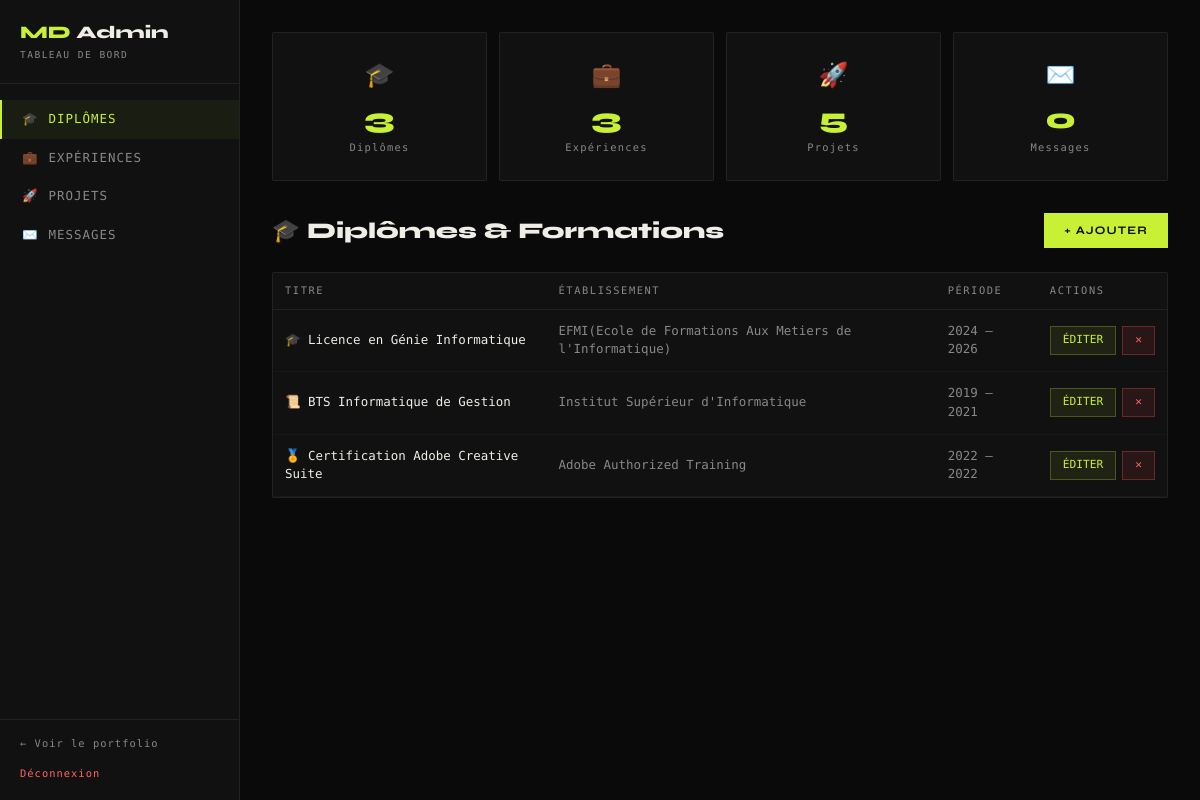
/admin/index.php (signed in), run on the app's committed database.
### tables this page shows
CREATE TABLE IF NOT EXISTS `diplomas` (
  `id` int UNSIGNED NOT NULL AUTO_INCREMENT,
  `title` varchar(200) NOT NULL,
  `institution` varchar(200) NOT NULL,
  `year_start` year NOT NULL,
  `year_end` year DEFAULT NULL COMMENT 'NULL = en cours',
  `description` text,
  `badge_icon` varchar(10) NOT NULL DEFAULT 0xF09F8E93,
  `sort_order` smallint NOT NULL DEFAULT '0',
  `created_at` timestamp NOT NULL DEFAULT CURRENT_TIMESTAMP,
  PRIMARY KEY (`id`)
);

### config.php (called while the page is built, shortened)
<?php
function h($s) { return htmlspecialchars((string)$s, ENT_QUOTES, 'UTF-8'); }

### admin/index.php (the view, shortened to what this page needs)
<?php
require_once '../config.php';
$pdo = db();
$tab = $_GET['tab'] ?? 'diplomas';
$diplomas    = $pdo->query("SELECT * FROM diplomas    ORDER BY sort_order,created_at DESC")->fetchAll();
$experiences = $pdo->query("SELECT * FROM experiences ORDER BY sort_order,created_at DESC")->fetchAll();
$projects    = $pdo->query("SELECT * FROM projects    ORDER BY sort_order,created_at DESC")->fetchAll();
$messages    = $pdo->query("SELECT * FROM contact_messages ORDER BY created_at DESC")->fetchAll();
$stats = [
    ['Diplômes',   count($diplomas),    '🎓'],
    ['Expériences',count($experiences), '💼'],
    ['Projets',    count($projects),    '🚀'],
    ['Messages',   count($messages),    '✉️'],
];
?>
<!DOCTYPE html>
<html lang="fr">
<head>
<script src="https://cdn.tailwindcss.com"></script>
</head>
<body>
<aside class="sidebar">
  <div style="padding:20px; border-bottom:1px solid var(--border)">
    <div style="font-family:'Syne',sans-serif;font-weight:800;font-size:1.1rem"><span style="color:var(--accent)">MD</span> Admin</div>
    <div style="font-size:0.6rem;letter-spacing:0.15em;color:var(--text2);margin-top:2px">TABLEAU DE BORD</div>
  </div>
  <nav style="padding:16px 0">
    <?php foreach(['diplomas'=>['🎓','DIPLÔMES'],'experiences'=>['💼','EXPÉRIENCES'],'projects'=>['🚀','PROJETS'],'messages'=>['✉️','MESSAGES']] as $key=>[$icon,$label]): ?>
    <a href="index.php?tab=<?= $key ?>" class="nav-link <?= $tab===$key?'active':'' ?>">
      <span><?= $icon ?></span> <?= $label ?>
    </a>
    <?php endforeach; ?>
  </nav>
  <div style="padding:16px 20px;border-top:1px solid var(--border);margin-top:auto;position:absolute;bottom:0;left:0;right:0">
    <a href="../index.php" style="font-size:0.65rem;letter-spacing:0.1em;color:var(--text2);display:block;margin-bottom:8px">← Voir le portfolio</a>
    <a href="logout.php" style="font-size:0.65rem;letter-spacing:0.1em;color:#ff6464">Déconnexion</a>
  </div>
</aside>
<main class="main">
  <div style="display:grid;grid-template-columns:repeat(4,1fr);gap:12px;margin-bottom:32px">
    <?php foreach($stats as [$label,$count,$icon]): ?>
    <div class="card" style="text-align:center">
      <div style="font-size:1.5rem;margin-bottom:4px"><?= $icon ?></div>
      <div style="font-family:'Syne',sans-serif;font-size:1.8rem;font-weight:800;color:var(--accent)"><?= $count ?></div>
      <div style="font-size:0.65rem;letter-spacing:0.12em;color:var(--text2)"><?= $label ?></div>
    </div>
    <?php endforeach; ?>
  </div>
  <?php if($tab === 'diplomas'): ?>
  <div class="flex items-center justify-between mb-6">
    <h1 style="font-family:'Syne',sans-serif;font-size:1.4rem;font-weight:800">🎓 Diplômes & Formations</h1>
    <button class="btn-a" onclick="openModal('modalDiploma')">+ AJOUTER</button>
  </div>
  <div class="card" style="padding:0;overflow:hidden">
    <table class="data-table">
      <thead><tr><th>TITRE</th><th>ÉTABLISSEMENT</th><th>PÉRIODE</th><th>ACTIONS</th></tr></thead>
      <tbody>
        <?php foreach($diplomas as $d): ?>
        <tr>
          <td class="td-main"><?= $d['badge_icon'] ?> <?= h($d['title']) ?></td>
          <td><?= h($d['institution']) ?></td>
          <td><?= $d['year_start'] ?> – <?= $d['year_end']??'…' ?></td>
          <td>
            <div style="display:flex;gap:6px">
              <a href="edit_diploma.php?id=<?= $d['id'] ?>" class="btn-edit">ÉDITER</a>
              <a href="index.php?tab=diplomas&del=<?= $d['id'] ?>" class="btn-del" onclick="return confirm('Supprimer ce diplôme ?')">✕</a>
            </div>
          </td>
        </tr>
        <?php endforeach; ?>
      </tbody>
    </table>
  </div>
  <?php endif; ?>
</main>
</body>
</html>

### admin/index.php (style rules this page uses)
:root { --bg:#0a0a0a; --bg2:#111; --bg3:#181818; --border:rgba(255,255,255,0.07); --text:#f0ede6; --text2:#888; --accent:#c8f135; }
* { box-sizing:border-box; }
body { background:var(--bg); color:var(--text); font-family:'DM Mono',monospace; font-weight:300; min-height:100vh; }
.sidebar { width:240px; background:var(--bg2); border-right:1px solid var(--border); min-height:100vh; position:fixed; top:0; left:0; }
.main { margin-left:240px; padding:2rem; }
.nav-link { display:flex; align-items:center; gap:10px; padding:10px 20px; font-size:0.78rem; letter-spacing:0.08em; color:var(--text2); transition:all 0.2s; border-left:2px solid transparent; }
.nav-link.active { color:var(--accent); border-left-color:var(--accent); background:rgba(200,241,53,0.05); }
.btn-a { background:var(--accent); color:#0a0a0a; font-family:'Syne',sans-serif; font-weight:700; font-size:0.72rem; letter-spacing:0.1em; text-transform:uppercase; padding:9px 20px; border:none; cursor:pointer; display:inline-flex; align-items:center; gap:6px; transition:filter 0.2s; }
.btn-del { background:rgba(255,80,80,0.1); color:#ff6464; border:1px solid rgba(255,80,80,0.3); font-size:0.7rem; padding:5px 12px; cursor:pointer; font-family:'DM Mono',monospace; transition:background 0.2s; }
.btn-edit { background:rgba(200,241,53,0.08); color:var(--accent); border:1px solid rgba(200,241,53,0.25); font-size:0.7rem; padding:5px 12px; cursor:pointer; font-family:'DM Mono',monospace; transition:background 0.2s; text-decoration:none; }
.card { background:var(--bg2); border:1px solid var(--border); padding:1.5rem; border-radius:2px; }
.data-table { width:100%; border-collapse:collapse; font-size:0.78rem; }
.data-table th { text-align:left; padding:10px 12px; font-size:0.65rem; letter-spacing:0.15em; color:var(--text2); border-bottom:1px solid var(--border); font-weight:400; }
.data-table td { padding:12px; border-bottom:1px solid rgba(255,255,255,0.03); color:var(--text2); vertical-align:middle; }
.data-table .td-main { color:var(--text); font-weight:400; }

### data on the page
diplomas: badge_icon "🎓", title "Licence en Génie Informatique", institution "EFMI(Ecole de Formations Aux Metiers de l'Informatique)", year_start "2024", year_end "2026"
diplomas: badge_icon "📜", title "BTS Informatique de Gestion", institution "Institut Supérieur d'Informatique", year_start "2019", year_end "2021"
diplomas: badge_icon "🏅", title "Certification Adobe Creative Suite", institution "Adobe Authorized Training", year_start "2022", year_end "2022"

### other printed values
$icon "🎓"
$label "DIPLÔMES"
$icon "💼"
$label "EXPÉRIENCES"
$icon "🚀"
$label "PROJETS"
$icon "✉️"
$label "MESSAGES"
$count "3"
$label "Diplômes"
$label "Expériences"
$count "5"
$label "Projets"
$count "0"
$label "Messages"
